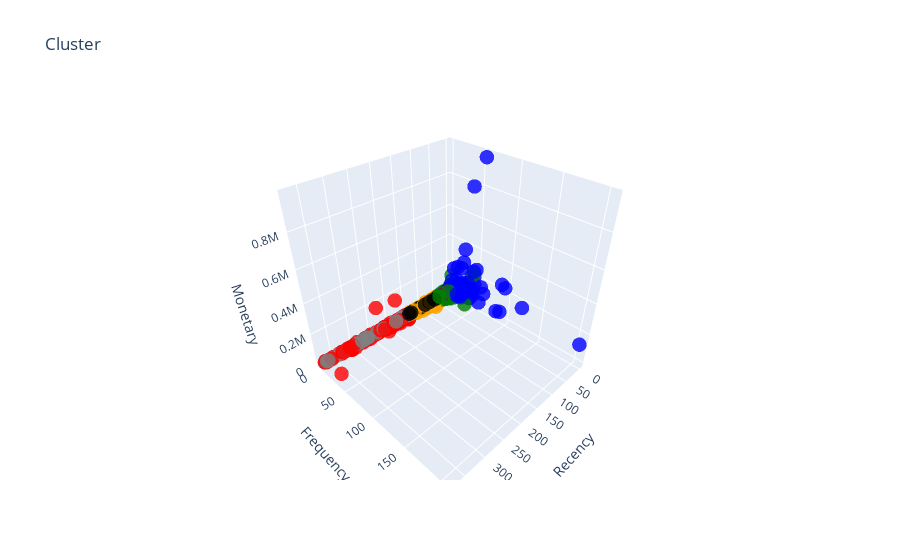

Source (notebook cell):
### Code cell
import plotly as py
import plotly.graph_objs as go

# Buat pemetaan warna untuk setiap segmen customer
color_map = {
    'Champions': 'blue',
    'Loyal Customers': 'green',
    'Potential Loyalist': 'orange',
    'Promising': 'purple',
    'At Risk': 'red',
    'Lost': 'gray',
    'Uncategorized': 'black'
}

# Change the colors
colors = [color_map[segment] for segment in rfm['Customer_Segment']]

trace1_non_ml = go.Scatter3d(
    x=rfm['Recency'],
    y=rfm['Frequency'],
    z=rfm['Monetary'],
    mode='markers',
    marker=dict(color=colors, size=5, opacity=0.8)  # Gunakan colors
)

dataa1_non_ml = [trace1_non_ml]

layout1_non_ml = go.Layout(
    title='Cluster',
    scene=dict(
        xaxis=dict(title='Recency'),
        yaxis=dict(title='Frequency'),
        zaxis=dict(title='Monetary')
    )
)

fig1_non_ml = go.Figure(data=dataa1_non_ml, layout=layout1_non_ml)
py.offline.iplot(fig1_non_ml)

### Figure 1 — Plotly figure (JSON) as saved in the notebook; plotly's stock layout.template omitted (floating-point values rounded to 4 significant figures; data arrays with more than 128 entries replaced by an {"elided": "..."} marker saying what was removed)
{"data": [{"marker": {"color": {"elided": "3909 str values"}, "opacity": 0.8, "size": 5}, "mode": "markers", "type": "scatter3d", "x": {"elided": "3909 int values"}, "y": {"elided": "3909 int values"}, "z": {"elided": "3909 float values"}}], "layout": {"scene": {"xaxis": {"title": {"text": "Recency"}}, "yaxis": {"title": {"text": "Frequency"}}, "zaxis": {"title": {"text": "Monetary"}}}, "title": {"text": "Cluster"}}}
